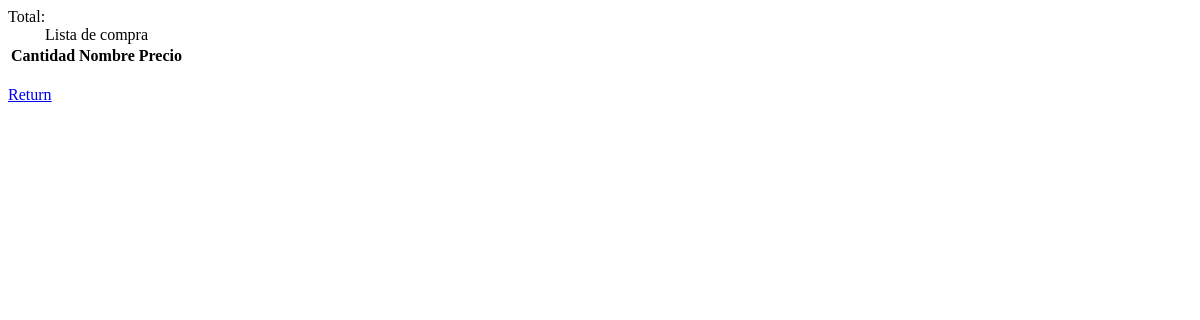
/accounts/listaCompra, run on an earlier commit of the app's database.
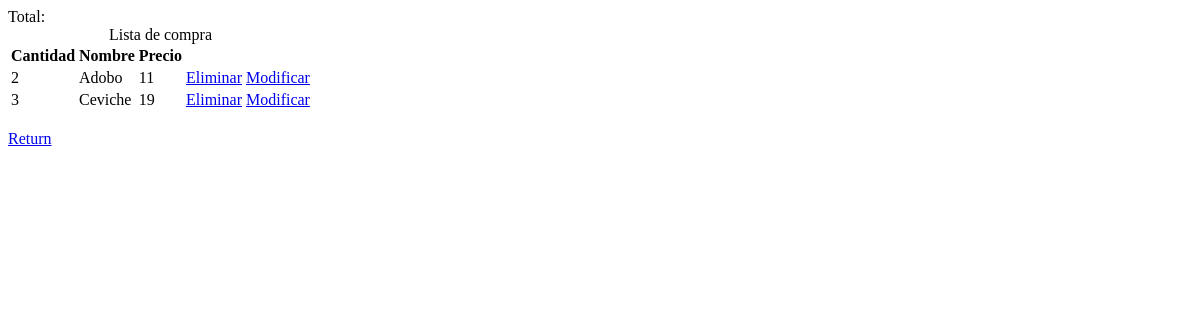
And on a later commit of the database.
### comelona/models.py (models this page shows)
class compra(models.Model):
    Cantidad=models.IntegerField(default=0)
    name=models.CharField(max_length=100)
    price=models.IntegerField()

### accounts/views.py (the view)
# urls.py: path("listaCompra",views.listaCompra,name="listaCompra"),
def listaCompra(request):
    data=compra.objects.all()
    return render(request,'listaCompra.html',{'data':data})

### templates/listaCompra.html (shortened to what this page needs)
{% load static %}
<!DOCTYPE html>
<html lang="en">
<head>
</head>
<body>
    <table>
		<caption>Lista de compra</caption>
		<tr>
            <th>Cantidad</th>
			<th>Nombre</th>
            <th>Precio</th>
		</tr>
		{% for compras in data %}
		<tr>
            <td>{{compras.Cantidad}}</td>
			<td>{{ compras.name }}</td>
			<td>{{ compras.price }}</td>
			<td><a href="{% url 'eliminar_compra' compras.id %}">Eliminar</a></td>
			<td><a href="{% url 'modificar_compra' compras.id %}">Modificar</a></td>
		</tr>
        {% endfor %}
        <span>Total: </span>
	</table><br>
	<a class="regresar" href="http://localhost:8000">Return</a>
</body>
</html>

What changed in the data, as far as the page shows it:
added compra: Cantidad "2", name "Adobo", price "11"
added compra: Cantidad "3", name "Ceviche", price "19"
